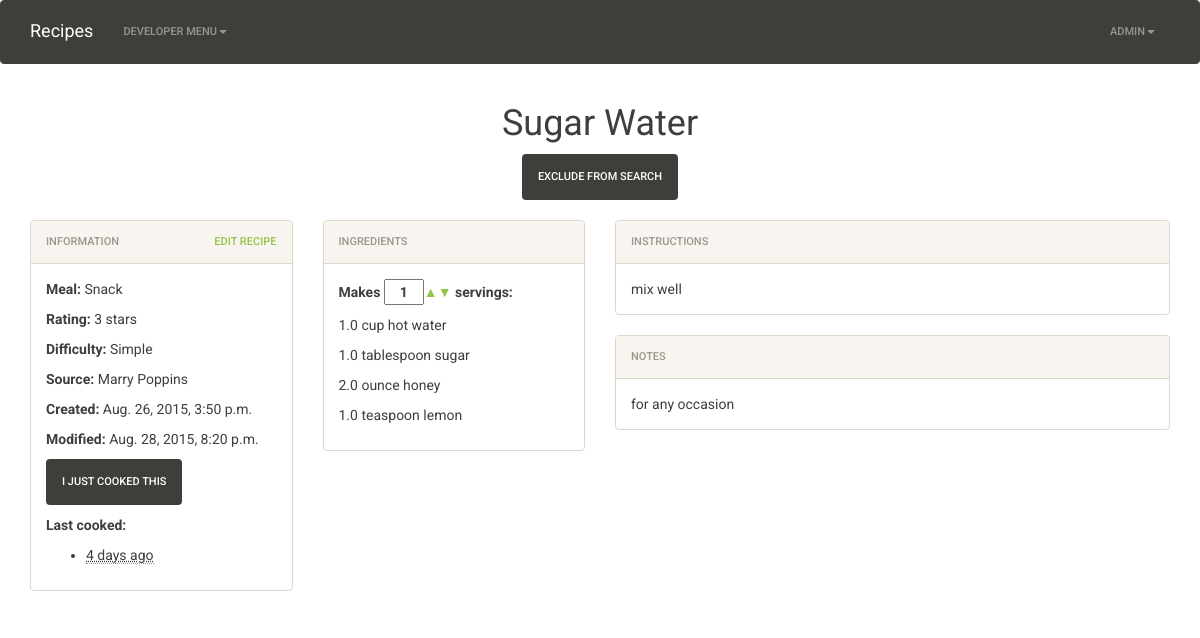
Screenshot of /recipe/25/ (signed in) with the database file from the repository.
### main/models.py (models this page shows, shortened)
class Recipe(models.Model):
    RATING_CHOICES = (
        (0, 0),
        (1, 1),
        (2, 2),
        (3, 3),
        (4, 4),
        (5, 5),
    )
    DIFFICULTY_CHOICES = (
        (0, ''),
        (1, 'Simple'),
        (2, 'Intermediate'),
        (3, 'Challenging'),
    )
    MEAL_CHOICES = (
        (0, ''),
        (1, 'Breakfast'),
        (2, 'Lunch'),
        (3, 'Dinner'),
        (4, 'Snack'),
        (5, 'Dessert'),
    )
    created = models.DateTimeField(auto_now_add=True)
    modified = models.DateTimeField(auto_now=True)
    creator = models.ForeignKey(User)
    name = models.CharField(max_length=255)
    instructions = MarkupField(markup_type='markdown', null=True, blank=True)
    notes = MarkupField(markup_type='markdown', null=True, blank=True)
    source = models.TextField(null=True, blank=True)
    rating = models.IntegerField(choices=RATING_CHOICES, default=0)
    difficulty = models.IntegerField(choices=DIFFICULTY_CHOICES, default=0)
    meal = models.IntegerField(choices=MEAL_CHOICES, default=0)
    servings = models.IntegerField()
    exclude_from_search = models.BooleanField(default=False)

class Event(models.Model):
    created = models.DateTimeField(auto_now_add=True)
    recipe = models.ForeignKey('main.Recipe')
    class Meta:
        ordering = ['-created']

class Ingredient(models.Model):
    UNIT_CHOICES = (
        ('', 'Unit Type'),
        (1, 'teaspoon'),
        (2, 'dessert spoon'),
        (3, 'tablespoon'),
        (4, 'ounce'),
        (5, 'cup'),
        (6, 'pint'),
        (7, 'quart'),
        (8, 'gallon'),
        (9, 'pinch'),
        (10, 'dash'),
    )
    name = models.CharField(max_length=255)
    unit = models.IntegerField(choices=UNIT_CHOICES)
    quantity = models.FloatField()
    recipe = models.ForeignKey('Recipe', related_name='ingredients')

### main/views.py (the view, shortened to what this page needs)
class RecipeDetails(View):
    def get(self, request, id):
        recipe = get_object_or_404(Recipe, pk=id)
        context = {}
        context['recipe'] = recipe
        return render(request, 'main/recipe_details.html', context)

### main/templates/main/recipe_details.html (shortened to what this page needs)
{% extends "main/base.html" %}
{% load staticfiles %}
{% block css %}
    <link rel="stylesheet" href="{% static 'main/css/recipe_details.css' %}">
{% endblock css %}
{% block content %}
    <div class="row">
        <div class="col-xs-12">
           <h1 class="text-center">{{recipe.name}}</h1>
        </div>
        <div id="exclude-section" recipe-id="{{recipe.id}}">
            <center><button class="btn btn-default" id="exclude-btn">Exclude from search</button></center>
        </div>
    </div>
    <br>
    <div class="row">
        <div class="col-lg-3">
            <div class="panel panel-default">
                <div class="panel-heading">
                    <span>Information</span>
                    <span class="pull-right"><a href="{% url 'main:edit_recipe' id=recipe.id %}">Edit Recipe</a></span>
                </div>
                <div class="panel-body">
                    <div class="row">
                        <div class="col-lg-12 col-md-4 col-sm-4">
                            <p><strong>Meal:</strong> {{ recipe.get_meal_display }}</p>
                            <p><strong>Rating:</strong> {{ recipe.rating }} stars</p>
                            <p><strong>Difficulty:</strong> {{ recipe.get_difficulty_display }}</p>
                        </div>
                        <div class="col-lg-12 col-md-4 col-sm-4">
                            <p><strong>Source:</strong> {{ recipe.source }}</p>
                            <p><strong>Created:</strong> {{ recipe.created }}</p>
                            <p><strong>Modified:</strong> {{ recipe.modified }}</p>
                        </div>
                        {% if recipe.event_set.all.count > 0 %}
                            <div class="col-lg-12 hidden-md hidden-sm hidden-xs">
                                <p><button class="btn btn-default btn-log-event">I just cooked this</button></p>
                                <p><strong>Last cooked:</strong></p>
                                <ul class="ul-last-cooked">
                                    {% for event in recipe.event_set.all %}
                                        <li><abbr class="timeago" title="{{ event.created|date:'c' }}">{{ event.created|date:'DATE_FORMAT' }}</abbr></li>
                                    {% endfor %}
                                </ul>
                            </div>
                        {% else %}
                            <div class="col-lg-12 hidden-md hidden-sm hidden-xs">
                                <p><button class="btn btn-default btn-log-event">I just cooked this</button></p>
                            </div>
                        {% endif %}
                    </div>
                </div>
            </div>
        </div>
        <div class="col-md-3 col-sm-6">
            <div class="panel panel-default">
                <div class="panel-heading">
                    <span>Ingredients</span>
                </div>
                <div class="panel-body">
                    <div class="row">
                        <div class="col-sm-12">
                            <p><strong>Makes <input id="scale-servings" type="text" value="{{ recipe.servings }}"> servings:</strong></p>
                        </div>
                    </div>
                    {% for ingredient in recipe.ingredients.all %}
                        <div class="row">
                            <div class="col-sm-12">
                                <p>
                                    <span class="ingredient-quantity">{{ingredient.quantity}}</span>
                                    {{ingredient.get_unit_display}}
                                    {{ingredient.name}}
                                </p>
                            </div>
                        </div>
                    {% endfor %}
                </div>
            </div>
        </div>
        <div class="col-md-6 col-sm-6">
            <div class="panel panel-default">
                <div class="panel-heading">
                    <span>Instructions</span>
                </div>
                <div class="panel-body">
                    {{ recipe.instructions }}
                </div>
            </div>
        </div>
        <div class="col-lg-6 col-md-3 col-sm-12">
            <div class="row">
                <div class="col-sm-12">
                    <div class="panel panel-default">
                        <div class="panel-heading">
                            <span>Notes</span>
                        </div>
                        <div class="panel-body">
                            {{ recipe.notes }}
                        </div>
                    </div>
                </div>
            </div>
        </div>
    </div>
{% endblock content %}

### main/templates/main/navbar.html (shortened to what this page needs)
{% load staticfiles %}
<nav class="navbar navbar-default">
    <div class="container">
        <div class="navbar-header">
            <a class="navbar-brand" href="{% url 'main:root' %}">
                Recipes
            </a>
        </div>
        <div class="collapse navbar-collapse" id="message-board-nav-collapse">
            <ul class="nav navbar-nav">
                <li class="dropdown">
                    <a href="#" class="dropdown-toggle" data-toggle="dropdown" role="button" aria-haspopup="true" aria-expanded="false">Developer Menu<span class="caret nav-caret"></span></a>
                </li>
            </ul>
            <ul class="nav navbar-nav navbar-right">
                {% if user.is_authenticated %}
                    <li class="dropdown">
                        <a href="#" class="dropdown-toggle" data-toggle="dropdown" role="button" aria-haspopup="true" aria-expanded="false">{{ user.username }}<span class="caret nav-caret"></span></a>
                    </li>
                {% else %}
                    <li><a href="{% url 'register' %}" class="text-primary">Register</a></li>
                    <li><a href="{% url 'login' %}" class="text-primary">Login</a></li>
                {% endif %}
            </ul>
        </div>
    </div>
</nav>

### main/static/main/css/recipe_details.css (style rules this page uses)
#scale-servings { width: 40px; text-align: center; }

### rows the page displays
Recipe: name "Sugar Water", meal "Snack", rating "3", difficulty "Simple", source "Marry Poppins", created "Aug. 26, 2015, 3:50 p.m.", modified "Aug. 28, 2015, 8:20 p.m.", servings "1", instructions "mix well", notes "for any occasion"
Ingredient: quantity "1.0", unit "cup", name "hot water"
Ingredient: quantity "1.0", unit "tablespoon", name "sugar"
Ingredient: quantity "2.0", unit "ounce", name "honey"
Ingredient: quantity "1.0", unit "teaspoon", name "lemon"

### other values shown
{{ user.username }} "ADMIN"
